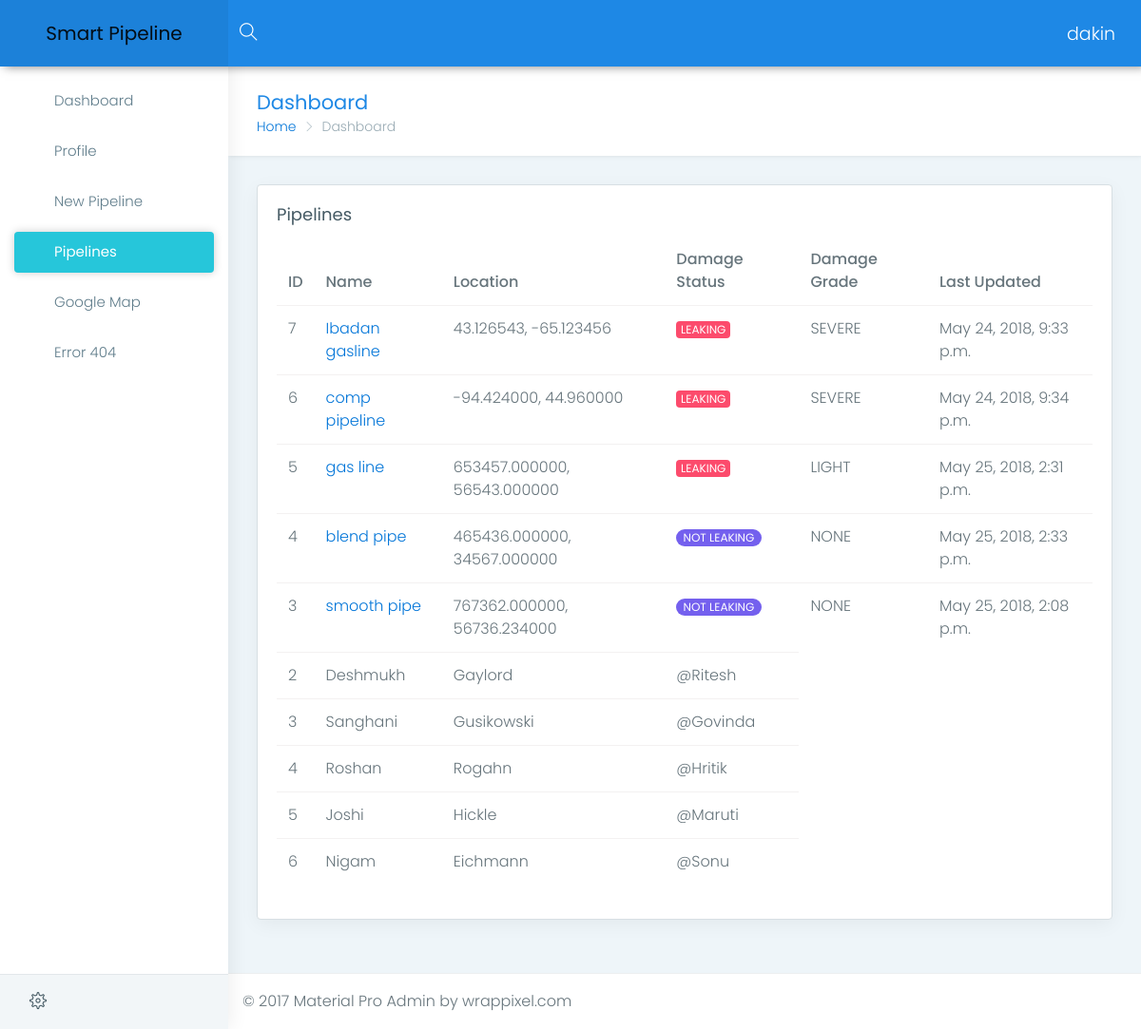
The page /pipeline/ (signed in) on the database its author committed.
### pipeline/models.py (models this page shows, shortened)
class Pipeline(models.Model):
    user = models.ForeignKey(settings.AUTH_USER_MODEL, default=1)
    name = models.CharField(max_length=120)
    slug = models.SlugField(unique=True)
    longitude = models.DecimalField(max_digits=100, decimal_places=6)
    latitude = models.DecimalField(max_digits=100, decimal_places=6)
    is_damaged = models.CharField(max_length=100, choices=DAMAGE_STATUS_CHOICES, default='NOT Leaking')
    damage_grade = models.CharField(max_length=100, choices=LEAK_GRADE, default='None')
    image = models.ImageField(upload_to=upload_location, null=True, blank=True)
    updated = models.DateTimeField(auto_now=True, auto_now_add=False)
    timestamp = models.DateTimeField(auto_now=False, auto_now_add=True)
    def get_absolute_url(self):
        return reverse("pipelines:detail", kwargs={"slug": self.slug})
    class Meta:
        ordering = ["-timestamp", "-updated"]

### pipeline/views.py (the view)
@login_required
def pipeline_list(request):
	queryset_list = Pipeline.objects.all() #.order_by("-timestamp")
	if request.user.is_staff or request.user.is_superuser:
		queryset_list = Pipeline.objects.all()
	query = request.GET.get("q")
	if query:
		queryset_list = queryset_list.filter(
				Q(title__icontains=query)|
				Q(content__icontains=query)|
				Q(user__first_name__icontains=query) |
				Q(user__last_name__icontains=query)
				).distinct()
	paginator = Paginator(queryset_list, 8) # Show 25 contacts per page
	page_request_var = "page"
	page = request.GET.get(page_request_var)
	try:
		queryset = paginator.page(page)
	except PageNotAnInteger:
		queryset = paginator.page(1)
	except EmptyPage:
		queryset = paginator.page(paginator.num_pages)
	context = {
		"pipelines": queryset,
		"title": "List",
		"page_request_var": page_request_var,
	}
	return render(request, "pipeline_list.html", context)

### templates/pipeline_list.html
{% extends 'base.html' %}
{% load staticfiles %}
{% block content %}
    {% include 'sidebar.html' %}
    <div class="page-wrapper">
        <div class="container-fluid">
            <div class="row page-titles">
                <div class="col-md-5 col-8 align-self-center">
                    <h3 class="text-themecolor">Dashboard</h3>
                    <ol class="breadcrumb">
                        <li class="breadcrumb-item"><a href="javascript:void(0)">Home</a></li>
                        <li class="breadcrumb-item active">Dashboard</li>
                    </ol>
                </div>
            </div>
            <div class="row">
                    <div class="col-lg-12">
                        <div class="card">
                            <div class="card-block">
                                <h4 class="card-title">Pipelines</h4>
                                <div class="table-responsive">
                                    <table class="table">
                                        <thead>
                                            <tr>
                                                <th>ID</th>
                                                <th>Name</th>
                                                <th>Location</th>
                                                <th>Damage Status</th>
                                                <th>Damage Grade</th>
                                                <th>Last Updated</th>
                                            </tr>
                                        </thead>
                                        <tbody>
                                            {% for pipeline in pipelines %}
                                                <tr>
                                                    <td>{{ pipeline.id }}</td>
                                                    <td><a href="{{ pipeline.get_absolute_url }}">{{ pipeline.name }}</a></td>
                                                    <td>{{ pipeline.longitude }}, {{ pipeline.latitude }}</td>
                                                    {% if pipeline.is_damaged == 'LEAKING' %}
                                                    <td><span class="badge badge-danger">{{ pipeline.is_damaged }}</span></td>
                                                    {% else %}
                                                    <td><span class="badge badge-pill badge-primary">{{ pipeline.is_damaged }}</span></td>
                                                    {% endif %}
                                                    <td>{{ pipeline.damage_grade }}</td>
                                                    <td>{{ pipeline.updated }}</td>
                                                </tr>
                                            {% endfor %}
                                            <tr>
                                                <td>2</td>
                                                <td>Deshmukh</td>
                                                <td>Gaylord</td>
                                                <td>@Ritesh</td>
                                            </tr>
                                            <tr>
                                                <td>3</td>
                                                <td>Sanghani</td>
                                                <td>Gusikowski</td>
                                                <td>@Govinda</td>
                                            </tr>
                                            <tr>
                                                <td>4</td>
                                                <td>Roshan</td>
                                                <td>Rogahn</td>
                                                <td>@Hritik</td>
                                            </tr>
                                            <tr>
                                                <td>5</td>
                                                <td>Joshi</td>
                                                <td>Hickle</td>
                                                <td>@Maruti</td>
                                            </tr>
                                            <tr>
                                                <td>6</td>
                                                <td>Nigam</td>
                                                <td>Eichmann</td>
                                                <td>@Sonu</td>
                                            </tr>
                                        </tbody>
                                    </table>
                                </div>
                            </div>
                        </div>
                    </div>
                </div>
        </div>
        <footer class="footer"> © 2017 Material Pro Admin by wrappixel.com </footer>
    </div>
{% endblock %}

### templates/base.html (shortened to what this page needs)
<!DOCTYPE html>
{% load staticfiles %}
<html lang="en">
<head>
    <link href="{% static 'assets/plugins/bootstrap/css/bootstrap.css' %}" rel="stylesheet">
    <link href="{% static 'assets/plugins/chartist-js/dist/chartist.min.css' %}" rel="stylesheet">
    <link href="{% static 'assets/plugins/chartist-js/dist/chartist-init.css' %}" rel="stylesheet">
    <link href="{% static 'assets/plugins/chartist-plugin-tooltip-master/dist/chartist-plugin-tooltip.css' %}" rel="stylesheet">
    <link href="{% static 'assets/plugins/c3-master/c3.min.css' %}" rel="stylesheet">
    <link href="{% static 'css/style.css' %}" rel="stylesheet">
    <link href="{% static 'css/colors/blue.css' %}" id="theme" rel="stylesheet">
</head>
<body class="fix-header fix-sidebar card-no-border">
    <div id="main-wrapper">
        <header class="topbar">
            <nav class="navbar top-navbar navbar-toggleable-sm navbar-light">
                <div class="navbar-header">
                    <a class="navbar-brand" href="{% url 'home' %}">
                        <b>Smart Pipeline</b>
                     </a>
                </div>
                <div class="navbar-collapse">
                    <ul class="navbar-nav mr-auto mt-md-0">
                        <li class="nav-item hidden-sm-down search-box"> <a class="nav-link hidden-sm-down text-muted waves-effect waves-dark" href="javascript:void(0)"><i class="ti-search"></i></a>
                        </li>
                    </ul>
                    <ul class="navbar-nav my-lg-0">
                        <li class="nav-item dropdown">
                            <a class="nav-link dropdown-toggle text-muted waves-effect waves-dark" href="" data-toggle="dropdown" aria-haspopup="true" aria-expanded="false">{{ request.user }}</a>
                        </li>
                    </ul>
                </div>
            </nav>
        </header>
        {% block content %}
        {% endblock %}
    </div>
</body>
</html>

### templates/sidebar.html
<aside class="left-sidebar">
        <div class="scroll-sidebar">
            <nav class="sidebar-nav">
                <ul id="sidebarnav">
                    <li> <a class="waves-effect waves-dark" href="{% url 'home' %}" aria-expanded="false"><i class="mdi mdi-gauge"></i><span class="hide-menu">Dashboard</span></a>
                    </li>
                    <li> <a class="waves-effect waves-dark" href="pages-profile.html" aria-expanded="false"><i class="mdi mdi-account-check"></i><span class="hide-menu">Profile</span></a>
                    </li>
                    <li> <a class="waves-effect waves-dark" href="{% url 'pipelines:create' %}" aria-expanded="false"><i class="mdi mdi-creation"></i><span class="hide-menu">New Pipeline</span></a>
                    </li>
                    <li> <a class="waves-effect waves-dark" href="{% url 'pipelines:list' %}" aria-expanded="false"><i class="mdi mdi-table"></i><span class="hide-menu">Pipelines</span></a>
                    </li>
                    <li> <a class="waves-effect waves-dark" href="map-google.html" aria-expanded="false"><i class="mdi mdi-earth"></i><span class="hide-menu">Google Map</span></a>
                    </li>
                    <li> <a class="waves-effect waves-dark" href="pages-error-404.html" aria-expanded="false"><i class="mdi mdi-help-circle"></i><span class="hide-menu">Error 404</span></a>
                    </li>
                </ul>
            </nav>
        </div>
        <div class="sidebar-footer">
            <a href="" class="link" data-toggle="tooltip" title="Settings"><i class="ti-settings"></i></a>
            <a href="" class="link" data-toggle="tooltip" title="Email"><i class="mdi mdi-gmail"></i></a>
            <a href="{% url 'logout' %}" class="link" data-toggle="tooltip" title="Logout"><i class="mdi mdi-power"></i></a> </div>
    </aside>

### static/my_static/css/colors/blue.css (style rules this page uses)
.topbar { background: #1e88e5; }
.topbar .navbar-header { background: rgba(0, 0, 0, 0.05); }
.topbar .navbar-light .navbar-nav .nav-item > a.nav-link { color: #ffffff !important; }
.text-themecolor { color: #1e88e5 !important; }
.sidebar-nav { background: #fff; }
.sidebar-nav ul li a { color: #607d8b; }
.sidebar-nav ul li a.active, .sidebar-nav ul li a:hover { color: #26c6da; }
.sidebar-nav ul li a.active { color: #263238; }
.sidebar-nav > ul > li.active > a, .sidebar-nav > ul > li.active:hover > a { color: #ffffff; background: #26c6da; }
.sidebar-nav > ul > li.active > a i, .sidebar-nav > ul > li.active:hover > a i { color: #ffffff; }
.sidebar-nav > ul > li.active > a:after, .sidebar-nav > ul > li.active:hover > a:after { border-color: #ffffff; }
.sidebar-nav > ul > li > a.active i, .sidebar-nav > ul > li > a:hover i { color: #26c6da; }
.sidebar-nav > ul > li > a i { color: #99abb4; }
.sidebar-nav > ul > li > a.active { font-weight: 400; background: #ffffff; color: #1e88e5; }
.card-no-border .sidebar-nav > ul > li > a.active { color: #ffffff; background: #26c6da; }
.card-no-border .sidebar-nav > ul > li > a.active i { color: #ffffff; }
.card-no-border .sidebar-nav > ul > li > a.active:after { border-color: #ffffff; }

### rows shown on the page
Pipeline: id "7", name "Ibadan gasline", longitude "43.126543", latitude "-65.123456", is_damaged "LEAKING", damage_grade "SEVERE", updated "May 24, 2018, 9:33 p.m."
Pipeline: id "6", name "comp pipeline", longitude "-94.424000", latitude "44.960000", is_damaged "LEAKING", damage_grade "SEVERE", updated "May 24, 2018, 9:34 p.m."
Pipeline: id "5", name "gas line", longitude "653457.000000", latitude "56543.000000", is_damaged "LEAKING", damage_grade "LIGHT", updated "May 25, 2018, 2:31 p.m."
Pipeline: id "4", name "blend pipe", longitude "465436.000000", latitude "34567.000000", is_damaged "NOT LEAKING", damage_grade "NONE", updated "May 25, 2018, 2:33 p.m."
Pipeline: id "3", name "smooth pipe", longitude "767362.000000", latitude "56736.234000", is_damaged "NOT LEAKING", damage_grade "NONE", updated "May 25, 2018, 2:08 p.m."

### other values the page prints
{{ request.user }} "dakin"
